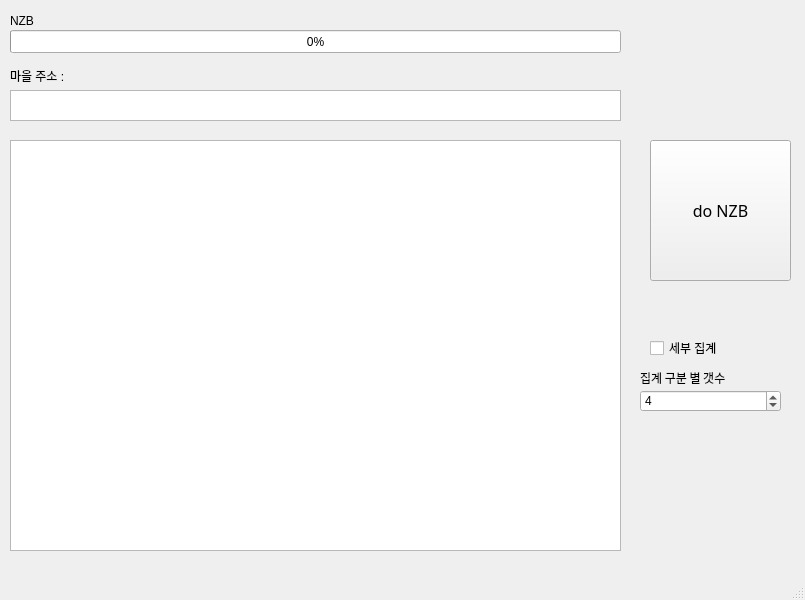
<?xml version="1.0" encoding="UTF-8"?>
<ui version="4.0">
 <class>MainWindow</class>
 <widget class="QMainWindow" name="MainWindow">
  <property name="geometry">
   <rect>
    <x>0</x>
    <y>0</y>
    <width>805</width>
    <height>600</height>
   </rect>
  </property>
  <property name="windowTitle">
   <string>NZB beta 0.1</string>
  </property>
  <widget class="QWidget" name="centralwidget">
   <widget class="QPushButton" name="pushButton">
    <property name="geometry">
     <rect>
      <x>650</x>
      <y>140</y>
      <width>141</width>
      <height>141</height>
     </rect>
    </property>
    <property name="font">
     <font>
      <family>굴림체</family>
      <pointsize>12</pointsize>
     </font>
    </property>
    <property name="text">
     <string>do NZB</string>
    </property>
    <property name="flat">
     <bool>false</bool>
    </property>
   </widget>
   <widget class="QLabel" name="label_nzb">
    <property name="geometry">
     <rect>
      <x>10</x>
      <y>10</y>
      <width>771</width>
      <height>21</height>
     </rect>
    </property>
    <property name="text">
     <string>NZB</string>
    </property>
   </widget>
   <widget class="QTextEdit" name="textNote">
    <property name="enabled">
     <bool>true</bool>
    </property>
    <property name="geometry">
     <rect>
      <x>10</x>
      <y>140</y>
      <width>611</width>
      <height>411</height>
     </rect>
    </property>
    <property name="font">
     <font>
      <family>굴림체</family>
      <pointsize>9</pointsize>
     </font>
    </property>
    <property name="readOnly">
     <bool>false</bool>
    </property>
   </widget>
   <widget class="QTextEdit" name="textAddress">
    <property name="geometry">
     <rect>
      <x>10</x>
      <y>90</y>
      <width>611</width>
      <height>31</height>
     </rect>
    </property>
    <property name="font">
     <font>
      <family>굴림체</family>
      <pointsize>10</pointsize>
     </font>
    </property>
    <property name="focusPolicy">
     <enum>Qt::StrongFocus</enum>
    </property>
    <property name="html">
     <string>&lt;!DOCTYPE HTML PUBLIC &quot;-//W3C//DTD HTML 4.0//EN&quot; &quot;http://www.w3.org/TR/REC-html40/strict.dtd&quot;&gt;
&lt;html&gt;&lt;head&gt;&lt;meta name=&quot;qrichtext&quot; content=&quot;1&quot; /&gt;&lt;style type=&quot;text/css&quot;&gt;
p, li { white-space: pre-wrap; }
&lt;/style&gt;&lt;/head&gt;&lt;body style=&quot; font-family:'굴림체'; font-size:10pt; font-weight:400; font-style:normal;&quot;&gt;
&lt;p style=&quot;-qt-paragraph-type:empty; margin-top:0px; margin-bottom:0px; margin-left:0px; margin-right:0px; -qt-block-indent:0; text-indent:0px;&quot;&gt;&lt;br /&gt;&lt;/p&gt;&lt;/body&gt;&lt;/html&gt;</string>
    </property>
   </widget>
   <widget class="QLabel" name="label_maxstar">
    <property name="geometry">
     <rect>
      <x>640</x>
      <y>370</y>
      <width>131</width>
      <height>16</height>
     </rect>
    </property>
    <property name="font">
     <font>
      <family>굴림체</family>
     </font>
    </property>
    <property name="text">
     <string>집계 구분 별 갯수</string>
    </property>
   </widget>
   <widget class="QLabel" name="label">
    <property name="geometry">
     <rect>
      <x>10</x>
      <y>60</y>
      <width>321</width>
      <height>31</height>
     </rect>
    </property>
    <property name="text">
     <string>마을 주소 :</string>
    </property>
   </widget>
   <widget class="QProgressBar" name="progressBar">
    <property name="geometry">
     <rect>
      <x>10</x>
      <y>30</y>
      <width>611</width>
      <height>23</height>
     </rect>
    </property>
    <property name="value">
     <number>0</number>
    </property>
    <property name="textVisible">
     <bool>true</bool>
    </property>
    <property name="orientation">
     <enum>Qt::Horizontal</enum>
    </property>
    <property name="invertedAppearance">
     <bool>false</bool>
    </property>
    <property name="textDirection">
     <enum>QProgressBar::TopToBottom</enum>
    </property>
   </widget>
   <widget class="QCheckBox" name="checkBox">
    <property name="geometry">
     <rect>
      <x>650</x>
      <y>340</y>
      <width>81</width>
      <height>16</height>
     </rect>
    </property>
    <property name="text">
     <string>세부 집계</string>
    </property>
    <property name="checked">
     <bool>false</bool>
    </property>
   </widget>
   <widget class="QSpinBox" name="spinBox">
    <property name="geometry">
     <rect>
      <x>640</x>
      <y>390</y>
      <width>141</width>
      <height>22</height>
     </rect>
    </property>
    <property name="value">
     <number>4</number>
    </property>
   </widget>
  </widget>
  <widget class="QStatusBar" name="statusbar"/>
 </widget>
 <resources/>
 <connections/>
</ui>
